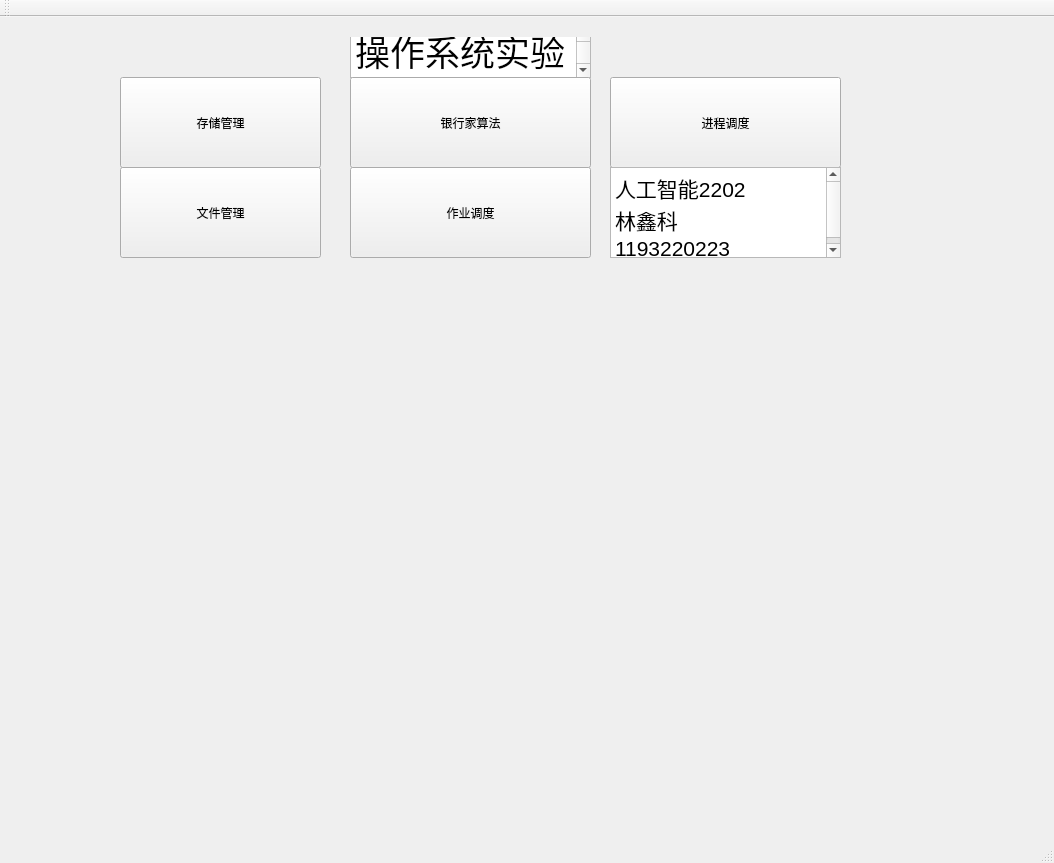
<?xml version="1.0" encoding="UTF-8"?>
<ui version="4.0">
 <class>MainWindowClass</class>
 <widget class="QMainWindow" name="MainWindowClass">
  <property name="geometry">
   <rect>
    <x>0</x>
    <y>0</y>
    <width>1054</width>
    <height>863</height>
   </rect>
  </property>
  <property name="windowTitle">
   <string>MainWindow</string>
  </property>
  <widget class="QWidget" name="centralWidget">
   <widget class="QStackedWidget" name="sss">
    <property name="geometry">
     <rect>
      <x>50</x>
      <y>20</y>
      <width>901</width>
      <height>761</height>
     </rect>
    </property>
    <property name="currentIndex">
     <number>0</number>
    </property>
    <widget class="QWidget" name="page_0">
     <widget class="QTextEdit" name="textEdit_2">
      <property name="geometry">
       <rect>
        <x>300</x>
        <y>-10</y>
        <width>241</width>
        <height>51</height>
       </rect>
      </property>
      <property name="html">
       <string>&lt;!DOCTYPE HTML PUBLIC &quot;-//W3C//DTD HTML 4.0//EN&quot; &quot;http://www.w3.org/TR/REC-html40/strict.dtd&quot;&gt;
&lt;html&gt;&lt;head&gt;&lt;meta name=&quot;qrichtext&quot; content=&quot;1&quot; /&gt;&lt;meta charset=&quot;utf-8&quot; /&gt;&lt;style type=&quot;text/css&quot;&gt;
p, li { white-space: pre-wrap; }
hr { height: 1px; border-width: 0; }
li.unchecked::marker { content: &quot;\2610&quot;; }
li.checked::marker { content: &quot;\2612&quot;; }
&lt;/style&gt;&lt;/head&gt;&lt;body style=&quot; font-family:'Microsoft YaHei UI'; font-size:9pt; font-weight:400; font-style:normal;&quot;&gt;
&lt;p style=&quot; margin-top:0px; margin-bottom:0px; margin-left:0px; margin-right:0px; -qt-block-indent:0; text-indent:0px;&quot;&gt;&lt;span style=&quot; font-size:26pt;&quot;&gt;操作系统实验&lt;/span&gt;&lt;/p&gt;&lt;/body&gt;&lt;/html&gt;</string>
      </property>
     </widget>
     <widget class="QPushButton" name="page0button4">
      <property name="geometry">
       <rect>
        <x>70</x>
        <y>130</y>
        <width>201</width>
        <height>91</height>
       </rect>
      </property>
      <property name="text">
       <string>文件管理</string>
      </property>
     </widget>
     <widget class="QPushButton" name="page0button3">
      <property name="geometry">
       <rect>
        <x>70</x>
        <y>40</y>
        <width>201</width>
        <height>91</height>
       </rect>
      </property>
      <property name="text">
       <string>存储管理</string>
      </property>
     </widget>
     <widget class="QPushButton" name="page0button5">
      <property name="geometry">
       <rect>
        <x>300</x>
        <y>40</y>
        <width>241</width>
        <height>91</height>
       </rect>
      </property>
      <property name="text">
       <string>银行家算法</string>
      </property>
     </widget>
     <widget class="QLabel" name="label">
      <property name="geometry">
       <rect>
        <x>40</x>
        <y>190</y>
        <width>901</width>
        <height>621</height>
       </rect>
      </property>
      <property name="text">
       <string/>
      </property>
      <property name="pixmap">
       <pixmap>D:/桌面/图片1.png</pixmap>
      </property>
     </widget>
     <widget class="QPushButton" name="page0button2">
      <property name="geometry">
       <rect>
        <x>300</x>
        <y>130</y>
        <width>241</width>
        <height>91</height>
       </rect>
      </property>
      <property name="text">
       <string>作业调度</string>
      </property>
     </widget>
     <widget class="QPushButton" name="page0button1">
      <property name="geometry">
       <rect>
        <x>560</x>
        <y>40</y>
        <width>231</width>
        <height>91</height>
       </rect>
      </property>
      <property name="text">
       <string>进程调度</string>
      </property>
     </widget>
     <widget class="QTextEdit" name="textEdit_10">
      <property name="geometry">
       <rect>
        <x>560</x>
        <y>130</y>
        <width>231</width>
        <height>91</height>
       </rect>
      </property>
      <property name="html">
       <string>&lt;!DOCTYPE HTML PUBLIC &quot;-//W3C//DTD HTML 4.0//EN&quot; &quot;http://www.w3.org/TR/REC-html40/strict.dtd&quot;&gt;
&lt;html&gt;&lt;head&gt;&lt;meta name=&quot;qrichtext&quot; content=&quot;1&quot; /&gt;&lt;meta charset=&quot;utf-8&quot; /&gt;&lt;style type=&quot;text/css&quot;&gt;
p, li { white-space: pre-wrap; }
hr { height: 1px; border-width: 0; }
li.unchecked::marker { content: &quot;\2610&quot;; }
li.checked::marker { content: &quot;\2612&quot;; }
&lt;/style&gt;&lt;/head&gt;&lt;body style=&quot; font-family:'Microsoft YaHei UI'; font-size:9pt; font-weight:400; font-style:normal;&quot;&gt;
&lt;p style=&quot; margin-top:0px; margin-bottom:0px; margin-left:0px; margin-right:0px; -qt-block-indent:0; text-indent:0px;&quot;&gt;&lt;span style=&quot; font-size:16pt;&quot;&gt;人工智能2202 &lt;/span&gt;&lt;/p&gt;
&lt;p style=&quot; margin-top:0px; margin-bottom:0px; margin-left:0px; margin-right:0px; -qt-block-indent:0; text-indent:0px;&quot;&gt;&lt;span style=&quot; font-size:16pt;&quot;&gt;林鑫科&lt;/span&gt;&lt;/p&gt;
&lt;p style=&quot; margin-top:0px; margin-bottom:0px; margin-left:0px; margin-right:0px; -qt-block-indent:0; text-indent:0px;&quot;&gt;&lt;span style=&quot; font-size:16pt;&quot;&gt;1193220223&lt;/span&gt;&lt;/p&gt;&lt;/body&gt;&lt;/html&gt;</string>
      </property>
     </widget>
    </widget>
    <widget class="QWidget" name="page_1">
     <widget class="QTextEdit" name="textEdit">
      <property name="geometry">
       <rect>
        <x>70</x>
        <y>250</y>
        <width>811</width>
        <height>401</height>
       </rect>
      </property>
     </widget>
     <widget class="QPushButton" name="pushButton_4">
      <property name="geometry">
       <rect>
        <x>750</x>
        <y>100</y>
        <width>121</width>
        <height>61</height>
       </rect>
      </property>
      <property name="text">
       <string>可变时间片轮转</string>
      </property>
     </widget>
     <widget class="QPushButton" name="pushButton_2">
      <property name="geometry">
       <rect>
        <x>750</x>
        <y>170</y>
        <width>121</width>
        <height>61</height>
       </rect>
      </property>
      <property name="text">
       <string>静态优先级</string>
      </property>
     </widget>
     <widget class="QTextEdit" name="textEdit_3">
      <property name="geometry">
       <rect>
        <x>420</x>
        <y>0</y>
        <width>151</width>
        <height>41</height>
       </rect>
      </property>
      <property name="html">
       <string>&lt;!DOCTYPE HTML PUBLIC &quot;-//W3C//DTD HTML 4.0//EN&quot; &quot;http://www.w3.org/TR/REC-html40/strict.dtd&quot;&gt;
&lt;html&gt;&lt;head&gt;&lt;meta name=&quot;qrichtext&quot; content=&quot;1&quot; /&gt;&lt;meta charset=&quot;utf-8&quot; /&gt;&lt;style type=&quot;text/css&quot;&gt;
p, li { white-space: pre-wrap; }
hr { height: 1px; border-width: 0; }
li.unchecked::marker { content: &quot;\2610&quot;; }
li.checked::marker { content: &quot;\2612&quot;; }
&lt;/style&gt;&lt;/head&gt;&lt;body style=&quot; font-family:'Microsoft YaHei UI'; font-size:9pt; font-weight:400; font-style:normal;&quot;&gt;
&lt;p style=&quot; margin-top:0px; margin-bottom:0px; margin-left:0px; margin-right:0px; -qt-block-indent:0; text-indent:0px;&quot;&gt;&lt;span style=&quot; font-size:24pt;&quot;&gt;进程调度&lt;/span&gt;&lt;/p&gt;
&lt;p style=&quot;-qt-paragraph-type:empty; margin-top:0px; margin-bottom:0px; margin-left:0px; margin-right:0px; -qt-block-indent:0; text-indent:0px; font-size:24pt;&quot;&gt;&lt;br /&gt;&lt;/p&gt;
&lt;p style=&quot;-qt-paragraph-type:empty; margin-top:0px; margin-bottom:0px; margin-left:0px; margin-right:0px; -qt-block-indent:0; text-indent:0px; font-size:24pt;&quot;&gt;&lt;br /&gt;&lt;/p&gt;&lt;/body&gt;&lt;/html&gt;</string>
      </property>
     </widget>
     <widget class="QPushButton" name="pushButton_3">
      <property name="geometry">
       <rect>
        <x>80</x>
        <y>30</y>
        <width>141</width>
        <height>61</height>
       </rect>
      </property>
      <property name="text">
       <string>动态优先级</string>
      </property>
     </widget>
     <widget class="QPushButton" name="pushButton_1">
      <property name="geometry">
       <rect>
        <x>80</x>
        <y>100</y>
        <width>141</width>
        <height>61</height>
       </rect>
      </property>
      <property name="text">
       <string>轮转</string>
      </property>
     </widget>
     <widget class="QPushButton" name="pushButton_5">
      <property name="geometry">
       <rect>
        <x>750</x>
        <y>30</y>
        <width>121</width>
        <height>61</height>
       </rect>
      </property>
      <property name="text">
       <string>多队列轮转</string>
      </property>
     </widget>
     <widget class="QPushButton" name="on_btnBackToMain_clicked">
      <property name="geometry">
       <rect>
        <x>80</x>
        <y>170</y>
        <width>141</width>
        <height>61</height>
       </rect>
      </property>
      <property name="text">
       <string>返回</string>
      </property>
     </widget>
    </widget>
    <widget class="QWidget" name="page_2">
     <widget class="QPushButton" name="on_btnBackToMain_clicked_2">
      <property name="geometry">
       <rect>
        <x>610</x>
        <y>120</y>
        <width>121</width>
        <height>51</height>
       </rect>
      </property>
      <property name="text">
       <string>返回</string>
      </property>
     </widget>
     <widget class="QPushButton" name="pushButtonFCFS">
      <property name="geometry">
       <rect>
        <x>140</x>
        <y>120</y>
        <width>131</width>
        <height>51</height>
       </rect>
      </property>
      <property name="text">
       <string>FCFS</string>
      </property>
     </widget>
     <widget class="QTextEdit" name="textEdit_JOB">
      <property name="geometry">
       <rect>
        <x>60</x>
        <y>230</y>
        <width>811</width>
        <height>401</height>
       </rect>
      </property>
     </widget>
     <widget class="QTextEdit" name="textEdit_4">
      <property name="geometry">
       <rect>
        <x>370</x>
        <y>10</y>
        <width>141</width>
        <height>51</height>
       </rect>
      </property>
      <property name="html">
       <string>&lt;!DOCTYPE HTML PUBLIC &quot;-//W3C//DTD HTML 4.0//EN&quot; &quot;http://www.w3.org/TR/REC-html40/strict.dtd&quot;&gt;
&lt;html&gt;&lt;head&gt;&lt;meta name=&quot;qrichtext&quot; content=&quot;1&quot; /&gt;&lt;meta charset=&quot;utf-8&quot; /&gt;&lt;style type=&quot;text/css&quot;&gt;
p, li { white-space: pre-wrap; }
hr { height: 1px; border-width: 0; }
li.unchecked::marker { content: &quot;\2610&quot;; }
li.checked::marker { content: &quot;\2612&quot;; }
&lt;/style&gt;&lt;/head&gt;&lt;body style=&quot; font-family:'Microsoft YaHei UI'; font-size:9pt; font-weight:400; font-style:normal;&quot;&gt;
&lt;p style=&quot; margin-top:0px; margin-bottom:0px; margin-left:0px; margin-right:0px; -qt-block-indent:0; text-indent:0px;&quot;&gt;&lt;span style=&quot; font-size:24pt;&quot;&gt;作业调度&lt;/span&gt;&lt;/p&gt;&lt;/body&gt;&lt;/html&gt;</string>
      </property>
     </widget>
     <widget class="QPushButton" name="pushButtonSJF">
      <property name="geometry">
       <rect>
        <x>290</x>
        <y>120</y>
        <width>131</width>
        <height>51</height>
       </rect>
      </property>
      <property name="text">
       <string>SJF</string>
      </property>
     </widget>
     <widget class="QPushButton" name="pushButtonHRN">
      <property name="geometry">
       <rect>
        <x>450</x>
        <y>120</y>
        <width>131</width>
        <height>51</height>
       </rect>
      </property>
      <property name="text">
       <string>HRN</string>
      </property>
     </widget>
    </widget>
    <widget class="QWidget" name="page_3">
     <widget class="QPushButton" name="on_btnBackToMain_clicked_3">
      <property name="geometry">
       <rect>
        <x>710</x>
        <y>100</y>
        <width>111</width>
        <height>51</height>
       </rect>
      </property>
      <property name="text">
       <string>返回</string>
      </property>
     </widget>
     <widget class="QTableWidget" name="tableWidgetfenqu">
      <property name="geometry">
       <rect>
        <x>70</x>
        <y>230</y>
        <width>781</width>
        <height>281</height>
       </rect>
      </property>
     </widget>
     <widget class="QPushButton" name="pushButtonFixedPartitionAlloc">
      <property name="geometry">
       <rect>
        <x>90</x>
        <y>100</y>
        <width>111</width>
        <height>51</height>
       </rect>
      </property>
      <property name="text">
       <string>固定分区</string>
      </property>
     </widget>
     <widget class="QPushButton" name="pushButtonDynamicPartition">
      <property name="geometry">
       <rect>
        <x>220</x>
        <y>100</y>
        <width>131</width>
        <height>51</height>
       </rect>
      </property>
      <property name="text">
       <string>动态分区</string>
      </property>
     </widget>
     <widget class="QPushButton" name="pushButtonPage">
      <property name="geometry">
       <rect>
        <x>390</x>
        <y>100</y>
        <width>131</width>
        <height>51</height>
       </rect>
      </property>
      <property name="text">
       <string>请求分页FIFO</string>
      </property>
     </widget>
     <widget class="QPushButton" name="pushButtonSegmentPage">
      <property name="geometry">
       <rect>
        <x>560</x>
        <y>100</y>
        <width>121</width>
        <height>51</height>
       </rect>
      </property>
      <property name="text">
       <string>段页式</string>
      </property>
     </widget>
     <widget class="QTextEdit" name="textEdit_5">
      <property name="geometry">
       <rect>
        <x>380</x>
        <y>20</y>
        <width>151</width>
        <height>51</height>
       </rect>
      </property>
      <property name="html">
       <string>&lt;!DOCTYPE HTML PUBLIC &quot;-//W3C//DTD HTML 4.0//EN&quot; &quot;http://www.w3.org/TR/REC-html40/strict.dtd&quot;&gt;
&lt;html&gt;&lt;head&gt;&lt;meta name=&quot;qrichtext&quot; content=&quot;1&quot; /&gt;&lt;meta charset=&quot;utf-8&quot; /&gt;&lt;style type=&quot;text/css&quot;&gt;
p, li { white-space: pre-wrap; }
hr { height: 1px; border-width: 0; }
li.unchecked::marker { content: &quot;\2610&quot;; }
li.checked::marker { content: &quot;\2612&quot;; }
&lt;/style&gt;&lt;/head&gt;&lt;body style=&quot; font-family:'Microsoft YaHei UI'; font-size:9pt; font-weight:400; font-style:normal;&quot;&gt;
&lt;p style=&quot; margin-top:0px; margin-bottom:0px; margin-left:0px; margin-right:0px; -qt-block-indent:0; text-indent:0px;&quot;&gt;&lt;span style=&quot; font-size:24pt;&quot;&gt;存储管理&lt;/span&gt;&lt;/p&gt;
&lt;p style=&quot;-qt-paragraph-type:empty; margin-top:0px; margin-bottom:0px; margin-left:0px; margin-right:0px; -qt-block-indent:0; text-indent:0px; font-size:24pt;&quot;&gt;&lt;br /&gt;&lt;/p&gt;&lt;/body&gt;&lt;/html&gt;</string>
      </property>
     </widget>
    </widget>
    <widget class="QWidget" name="page_4">
     <widget class="QPushButton" name="on_btnBackToMain_clicked_4">
      <property name="geometry">
       <rect>
        <x>20</x>
        <y>370</y>
        <width>341</width>
        <height>331</height>
       </rect>
      </property>
      <property name="text">
       <string>返回</string>
      </property>
     </widget>
     <widget class="QPushButton" name="pushButtonfile">
      <property name="geometry">
       <rect>
        <x>130</x>
        <y>20</y>
        <width>111</width>
        <height>51</height>
       </rect>
      </property>
      <property name="text">
       <string>简易文件系统</string>
      </property>
     </widget>
     <widget class="QPushButton" name="pushButtonfileCommand">
      <property name="geometry">
       <rect>
        <x>660</x>
        <y>20</y>
        <width>141</width>
        <height>61</height>
       </rect>
      </property>
      <property name="text">
       <string>学校文件管理（树）</string>
      </property>
     </widget>
     <widget class="QTextEdit" name="textEditfile">
      <property name="geometry">
       <rect>
        <x>20</x>
        <y>90</y>
        <width>341</width>
        <height>281</height>
       </rect>
      </property>
     </widget>
     <widget class="QTreeWidget" name="treeWidgetfile">
      <property name="geometry">
       <rect>
        <x>560</x>
        <y>360</y>
        <width>341</width>
        <height>341</height>
       </rect>
      </property>
      <column>
       <property name="text">
        <string/>
       </property>
      </column>
     </widget>
     <widget class="QPlainTextEdit" name="textEditHistory">
      <property name="geometry">
       <rect>
        <x>560</x>
        <y>90</y>
        <width>341</width>
        <height>211</height>
       </rect>
      </property>
     </widget>
     <widget class="QLineEdit" name="lineEditCmd">
      <property name="geometry">
       <rect>
        <x>560</x>
        <y>309</y>
        <width>341</width>
        <height>51</height>
       </rect>
      </property>
     </widget>
     <widget class="QTextEdit" name="textEdit_6">
      <property name="geometry">
       <rect>
        <x>470</x>
        <y>320</y>
        <width>81</width>
        <height>41</height>
       </rect>
      </property>
      <property name="html">
       <string>&lt;!DOCTYPE HTML PUBLIC &quot;-//W3C//DTD HTML 4.0//EN&quot; &quot;http://www.w3.org/TR/REC-html40/strict.dtd&quot;&gt;
&lt;html&gt;&lt;head&gt;&lt;meta name=&quot;qrichtext&quot; content=&quot;1&quot; /&gt;&lt;meta charset=&quot;utf-8&quot; /&gt;&lt;style type=&quot;text/css&quot;&gt;
p, li { white-space: pre-wrap; }
hr { height: 1px; border-width: 0; }
li.unchecked::marker { content: &quot;\2610&quot;; }
li.checked::marker { content: &quot;\2612&quot;; }
&lt;/style&gt;&lt;/head&gt;&lt;body style=&quot; font-family:'Microsoft YaHei UI'; font-size:9pt; font-weight:400; font-style:normal;&quot;&gt;
&lt;p style=&quot; margin-top:0px; margin-bottom:0px; margin-left:0px; margin-right:0px; -qt-block-indent:0; text-indent:0px;&quot;&gt;输入命令（Linux）&lt;/p&gt;&lt;/body&gt;&lt;/html&gt;</string>
      </property>
     </widget>
    </widget>
    <widget class="QWidget" name="page_5">
     <widget class="QPushButton" name="on_btnBackToMain_clicked_5">
      <property name="geometry">
       <rect>
        <x>0</x>
        <y>110</y>
        <width>111</width>
        <height>51</height>
       </rect>
      </property>
      <property name="text">
       <string>返回</string>
      </property>
     </widget>
     <widget class="QPushButton" name="pushButtonYHJ">
      <property name="geometry">
       <rect>
        <x>0</x>
        <y>50</y>
        <width>111</width>
        <height>51</height>
       </rect>
      </property>
      <property name="text">
       <string>银行家算法</string>
      </property>
     </widget>
     <widget class="QTextEdit" name="textEdit_YHJ">
      <property name="geometry">
       <rect>
        <x>120</x>
        <y>230</y>
        <width>791</width>
        <height>401</height>
       </rect>
      </property>
     </widget>
     <widget class="QTableWidget" name="tabMAX">
      <property name="geometry">
       <rect>
        <x>120</x>
        <y>30</y>
        <width>256</width>
        <height>192</height>
       </rect>
      </property>
     </widget>
     <widget class="QTableWidget" name="tabALLOCATION">
      <property name="geometry">
       <rect>
        <x>380</x>
        <y>30</y>
        <width>256</width>
        <height>192</height>
       </rect>
      </property>
     </widget>
     <widget class="QTableWidget" name="tabAV">
      <property name="geometry">
       <rect>
        <x>650</x>
        <y>30</y>
        <width>256</width>
        <height>192</height>
       </rect>
      </property>
     </widget>
     <widget class="QPushButton" name="pushButtonYHJRequest">
      <property name="geometry">
       <rect>
        <x>0</x>
        <y>170</y>
        <width>111</width>
        <height>51</height>
       </rect>
      </property>
      <property name="text">
       <string>继续请求</string>
      </property>
     </widget>
     <widget class="QTextEdit" name="textEdit_7">
      <property name="geometry">
       <rect>
        <x>200</x>
        <y>0</y>
        <width>104</width>
        <height>31</height>
       </rect>
      </property>
      <property name="html">
       <string>&lt;!DOCTYPE HTML PUBLIC &quot;-//W3C//DTD HTML 4.0//EN&quot; &quot;http://www.w3.org/TR/REC-html40/strict.dtd&quot;&gt;
&lt;html&gt;&lt;head&gt;&lt;meta name=&quot;qrichtext&quot; content=&quot;1&quot; /&gt;&lt;meta charset=&quot;utf-8&quot; /&gt;&lt;style type=&quot;text/css&quot;&gt;
p, li { white-space: pre-wrap; }
hr { height: 1px; border-width: 0; }
li.unchecked::marker { content: &quot;\2610&quot;; }
li.checked::marker { content: &quot;\2612&quot;; }
&lt;/style&gt;&lt;/head&gt;&lt;body style=&quot; font-family:'Microsoft YaHei UI'; font-size:9pt; font-weight:400; font-style:normal;&quot;&gt;
&lt;p style=&quot; margin-top:0px; margin-bottom:0px; margin-left:0px; margin-right:0px; -qt-block-indent:0; text-indent:0px;&quot;&gt;Max need&lt;/p&gt;
&lt;p style=&quot;-qt-paragraph-type:empty; margin-top:0px; margin-bottom:0px; margin-left:0px; margin-right:0px; -qt-block-indent:0; text-indent:0px;&quot;&gt;&lt;br /&gt;&lt;/p&gt;&lt;/body&gt;&lt;/html&gt;</string>
      </property>
     </widget>
     <widget class="QTextEdit" name="textEdit_8">
      <property name="geometry">
       <rect>
        <x>470</x>
        <y>0</y>
        <width>104</width>
        <height>31</height>
       </rect>
      </property>
      <property name="html">
       <string>&lt;!DOCTYPE HTML PUBLIC &quot;-//W3C//DTD HTML 4.0//EN&quot; &quot;http://www.w3.org/TR/REC-html40/strict.dtd&quot;&gt;
&lt;html&gt;&lt;head&gt;&lt;meta name=&quot;qrichtext&quot; content=&quot;1&quot; /&gt;&lt;meta charset=&quot;utf-8&quot; /&gt;&lt;style type=&quot;text/css&quot;&gt;
p, li { white-space: pre-wrap; }
hr { height: 1px; border-width: 0; }
li.unchecked::marker { content: &quot;\2610&quot;; }
li.checked::marker { content: &quot;\2612&quot;; }
&lt;/style&gt;&lt;/head&gt;&lt;body style=&quot; font-family:'Microsoft YaHei UI'; font-size:9pt; font-weight:400; font-style:normal;&quot;&gt;
&lt;p style=&quot; margin-top:0px; margin-bottom:0px; margin-left:0px; margin-right:0px; -qt-block-indent:0; text-indent:0px;&quot;&gt;Allocation&lt;/p&gt;
&lt;p style=&quot;-qt-paragraph-type:empty; margin-top:0px; margin-bottom:0px; margin-left:0px; margin-right:0px; -qt-block-indent:0; text-indent:0px;&quot;&gt;&lt;br /&gt;&lt;/p&gt;&lt;/body&gt;&lt;/html&gt;</string>
      </property>
     </widget>
     <widget class="QTextEdit" name="textEdit_9">
      <property name="geometry">
       <rect>
        <x>730</x>
        <y>0</y>
        <width>104</width>
        <height>31</height>
       </rect>
      </property>
      <property name="html">
       <string>&lt;!DOCTYPE HTML PUBLIC &quot;-//W3C//DTD HTML 4.0//EN&quot; &quot;http://www.w3.org/TR/REC-html40/strict.dtd&quot;&gt;
&lt;html&gt;&lt;head&gt;&lt;meta name=&quot;qrichtext&quot; content=&quot;1&quot; /&gt;&lt;meta charset=&quot;utf-8&quot; /&gt;&lt;style type=&quot;text/css&quot;&gt;
p, li { white-space: pre-wrap; }
hr { height: 1px; border-width: 0; }
li.unchecked::marker { content: &quot;\2610&quot;; }
li.checked::marker { content: &quot;\2612&quot;; }
&lt;/style&gt;&lt;/head&gt;&lt;body style=&quot; font-family:'Microsoft YaHei UI'; font-size:9pt; font-weight:400; font-style:normal;&quot;&gt;
&lt;p style=&quot; margin-top:0px; margin-bottom:0px; margin-left:0px; margin-right:0px; -qt-block-indent:0; text-indent:0px;&quot;&gt;Available&lt;/p&gt;
&lt;p style=&quot;-qt-paragraph-type:empty; margin-top:0px; margin-bottom:0px; margin-left:0px; margin-right:0px; -qt-block-indent:0; text-indent:0px;&quot;&gt;&lt;br /&gt;&lt;/p&gt;&lt;/body&gt;&lt;/html&gt;</string>
      </property>
     </widget>
    </widget>
   </widget>
  </widget>
  <widget class="QMenuBar" name="menuBar">
   <property name="geometry">
    <rect>
     <x>0</x>
     <y>0</y>
     <width>1054</width>
     <height>33</height>
    </rect>
   </property>
  </widget>
  <widget class="QToolBar" name="mainToolBar">
   <attribute name="toolBarArea">
    <enum>TopToolBarArea</enum>
   </attribute>
   <attribute name="toolBarBreak">
    <bool>false</bool>
   </attribute>
  </widget>
  <widget class="QStatusBar" name="statusBar"/>
 </widget>
 <layoutdefault spacing="6" margin="11"/>
 <resources>
  <include location="MainWindow.qrc"/>
 </resources>
 <connections/>
</ui>
